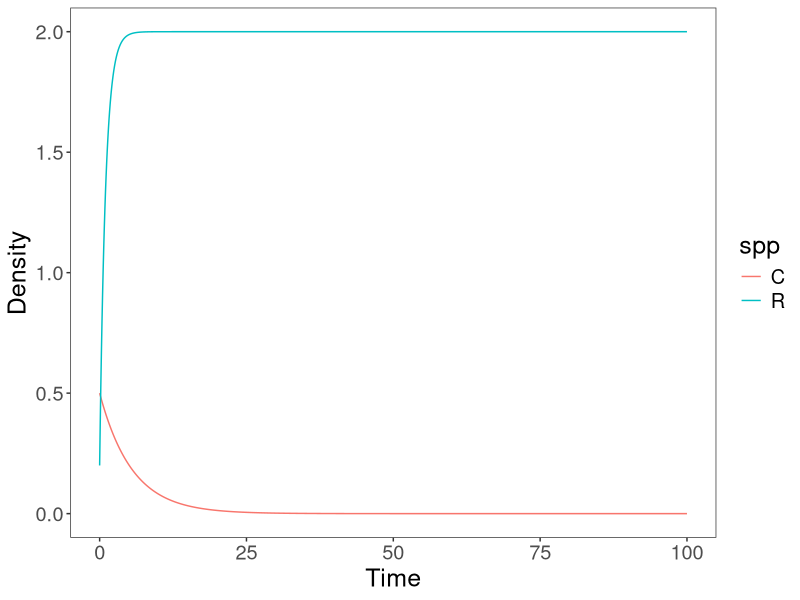

Generate this figure with R:
## ---- chunk 1
# Load the deSolve package
library(deSolve)
library(ggplot2)
library(magrittr)
library(dplyr)

# Define the differential equations
consumer_resource_model <- function(time, state, parameters) {
    R <- state[1]
    C <- state[2]
    T <- parameters["T"]
    D <- parameters["D"]
    S <- parameters["S"]
    delta <- parameters["delta"]
    m_a <- parameters["m_a"]
    m_b <- parameters["m_b"]
    m_c <- parameters["m_c"]
    a <- parameters["a"]
    h <- parameters["h"]
    e <- parameters["e"]
    gamma <- parameters["gamma"]
    T_I <- parameters["T_I"]
    R_half <- parameters["R_half"]

    # Functional response f(R, T)
    I_max_T <- exp(-(T - T_I)^2 * gamma)
    f_R_T <- I_max_T * R / (R + R_half)

    # Respiration rate m(T)
    m_T <- m_a * exp(m_b * T) + m_c

    # Differential equations
    dR_dt <- D * (S - R) - f_R_T * C
    dC_dt <- (1 - delta) * f_R_T - m_T * C

    return(list(c(dR_dt, dC_dt)))
}

# Define the parameters
parameters <- c(
    T = rnorm(1, mean = 25, sd = 1), # Random normal temperature
    D = 1, # Outflow rate
    S = 2, # Inflow resource density
    delta = 0.2, # Consumption efficiency
    e = 0.5,
    m_a = 0.01,
    m_b = 0.1,
    m_c = 0.05,
    a = 0.5, # Attack rate
    h = 0.1, # Handling rate
    gamma = 150, # Breadth of response
    T_I = 25, # Optimum temperature for consumption
    R_half = 0.5 # Half-saturation density
)

# Define initial conditions for R and C
state <- c(R = 0.2, C = 0.5)

# Set time points for the simulation
times <- seq(0, 100, by = 0.1)

# Run the simulation using deSolve's ode function
output <- data.frame(deSolve::ode(
    y = state, times = times,
    func = consumer_resource_model,
    parms = parameters
)) |>
    tidyr::pivot_longer(
        cols = c(R, C),
        names_to = "spp"
    )


# Plot the results
ggplot2::ggplot(
    data = output
) +
    geom_line(aes(x = time, y = value, colour = spp)) +
    theme_bw() +
    theme(
        text = element_text(size = 18),
        panel.grid.major = element_blank(),
        panel.grid.minor = element_blank(),
        strip.background = element_blank()
    ) +
    labs(x = "Time", y = "Density")

## ---- chunk 2
consumer_equil_resource_model <- function(time, state, parameters) {
    R <- state[1]
    C <- state[2]
    T <- parameters["T"]
    D <- parameters["D"]
    S <- parameters["S"]
    delta <- parameters["delta"]
    m_a <- parameters["m_a"]
    m_b <- parameters["m_b"]
    m_c <- parameters["m_c"]
    a <- parameters["a"]
    h <- parameters["h"]
    gamma <- parameters["gamma"]
    T_I <- parameters["T_I"]
    R_half <- parameters["R_half"]

    # Functional response f(R, T)
    I_max_T <- exp(-(T - T_I)^2 * gamma)
    f_R_T <- I_max_T * R / (R + R_half)

    # Respiration rate m(T)
    m_T <- m_a * exp(m_b * T) + m_c

    # Differential equations
    dR_dt <- D * (S - R) - f_R_T * C
    dC_dt <- (1 - delta) * f_R_T - m_T * C

    return(list(c(dR_dt, dC_dt)))
}

# Define the parameter ranges (means and sds for S and T)
S_mean <- 1.5
S_sd <- 0.2
T_mean <- 20
T_sd <- 1

# Set other model parameters (fixed values)
parameters_base <- c(
    D = 0.1, # Outflow rate
    delta = 0.2, # Consumption efficiency
    m_a = 0.1,
    m_b = 0.05,
    m_c = 0.02,
    a = 0.5, # Attack rate
    h = 0.1, # Handling rate
    gamma = 0.05, # Breadth of response
    T_I = 20, # Optimum temperature for consumption
    R_half = 0.1 # Half-saturation density
)

# Define initial conditions for R and C
state <- c(R = 1, C = 0.5)

# Time points for the simulation
times <- seq(0, 500, by = 0.1) # Extended time for equilibrium

# Number of draws for S and T
num_draws <- 100

# Storage for equilibrium C values
equilibrium_C <- numeric(num_draws)
T_vals <- numeric(num_draws)
S_vals <- numeric(num_draws)
